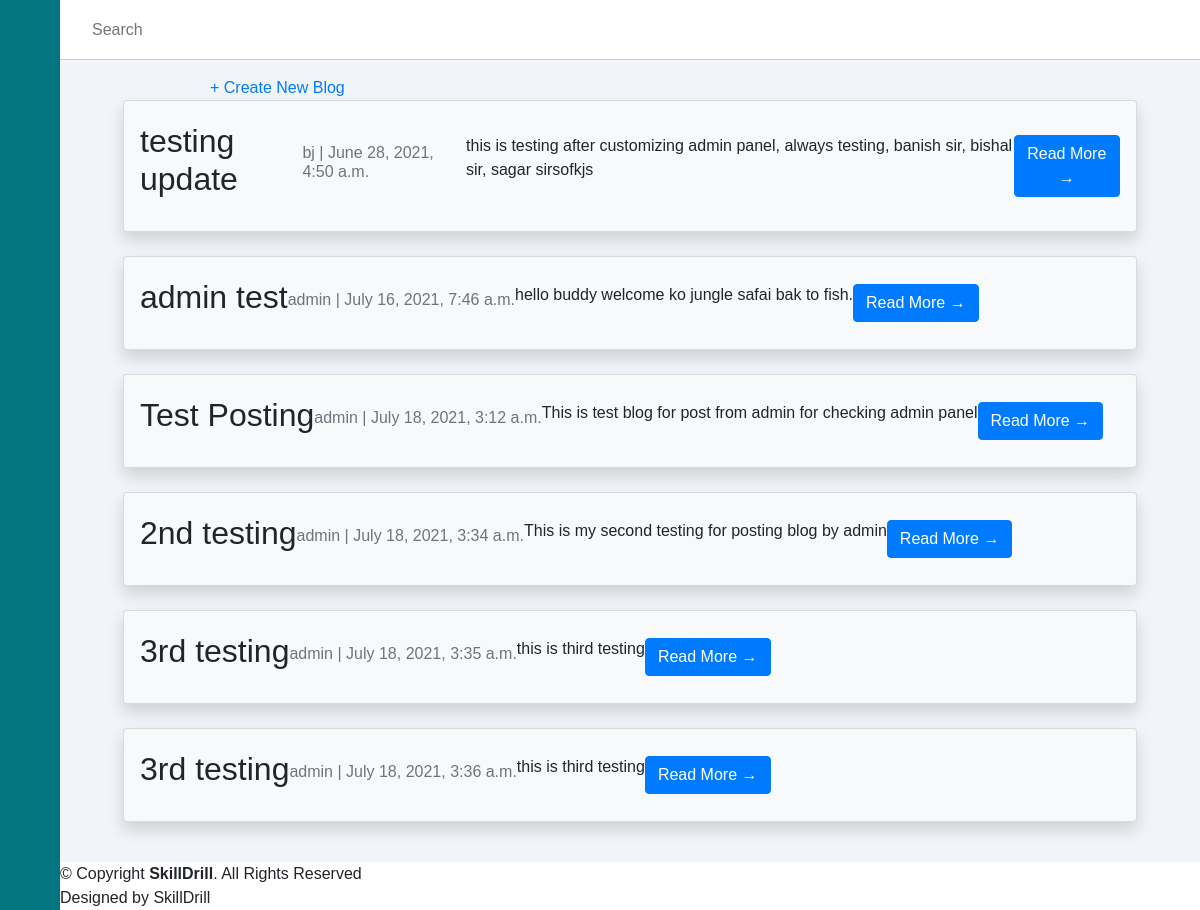
The app's page /dashboard/weblog/, older data.
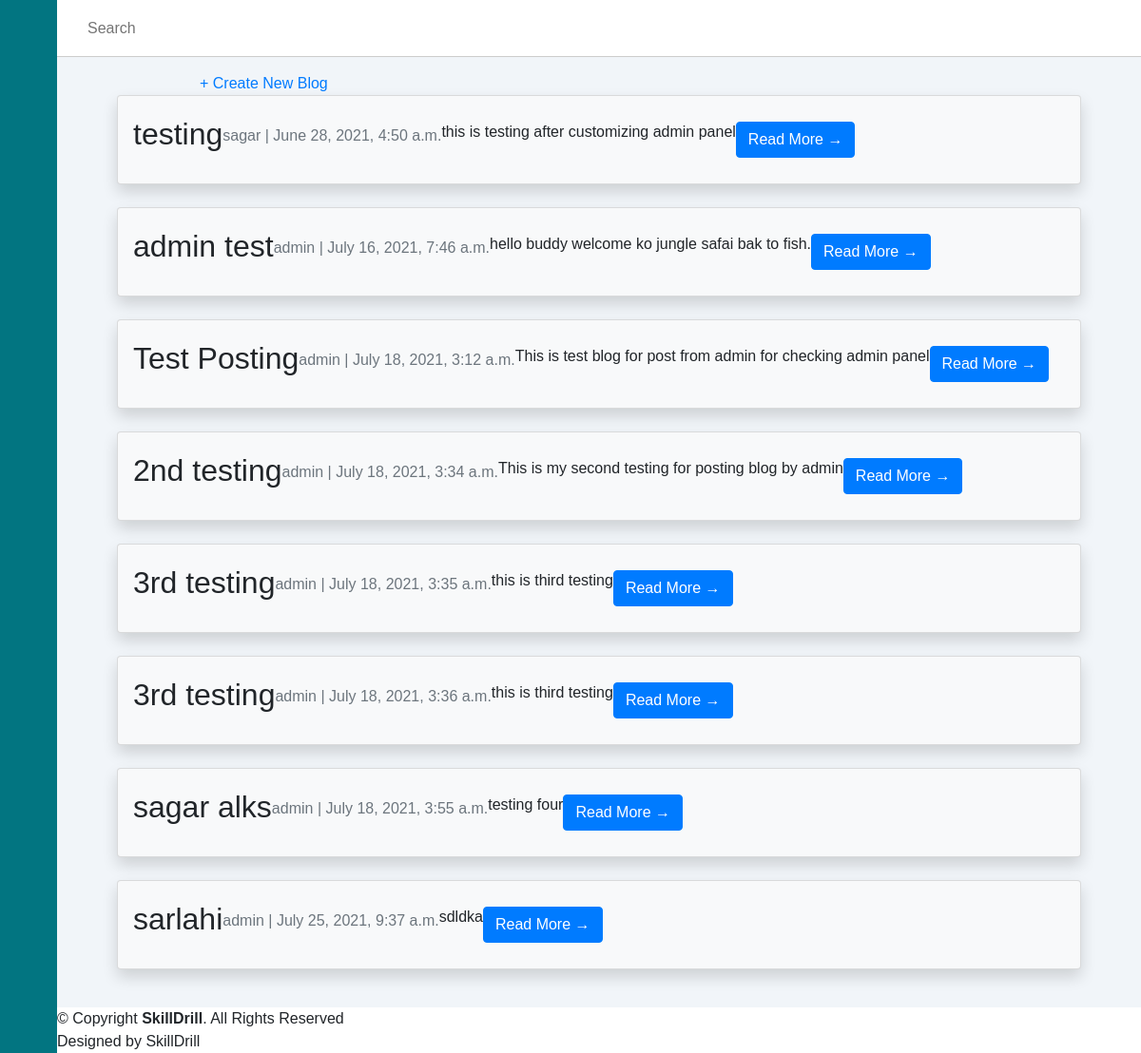
The same page, newer data.
### blog/models.py (models this page shows, shortened)
class Post(models.Model):
    title = models.CharField(max_length=255)
    author = models.ForeignKey(
        get_user_model(),
        on_delete=models.CASCADE,
        )
    body = models.TextField()
    date = models.DateTimeField(auto_now_add=True)

### adminpanel/views.py (the view)
# urls.py: path('weblog/', weblogView.as_view(), name='weblog'),
class weblogView(ListView):
    model = Post
    template_name = 'weblog/weblog.html'

### adminpanel/templates/weblog/weblog.html (shortened to what this page needs)
{% extends "adminlayout.html" %}
{% load static %}
{% load crispy_forms_tags %}
{% block body %}
    <div class="main-content">
        <main>
            <div class="container col-xl-10">
                <a href="{% url 'newweblog' %}" >+ Create New Blog</a>
            </div>
            <section id="blog" class="blog section-bg">
                <div class="container" data-aos="fade-up">
                    <div class="section-title">
                        {% for post in object_list %}
                        <div class="card mb-4 shadow hover bg-light">
                            <div class="card-body">
                                <h2 class="card-title">{{ post.title }}</h2>
                                <p class="card-text text-muted h6">{{ post.author }} | {{ post.date}}</p>
                                <p class="card-text">{{ post.body|safe|slice:":400" }}</p>
                                <a href="{% url 'post_detail' post.pk  %}" class="btn btn-primary">Read More &rarr;</a>
                            </div>
                        </div>
                        {% endfor %}
                    </div>
                </div>
            </section>
        </main>
    </div>
{% endblock %}

### skilldrill/templates/adminlayout.html (shortened to what this page needs)
<!doctype html>
{% load static %}
<html lang="en">
<head>
  <link rel="stylesheet" href="https://cdn.jsdelivr.net/gh/lykmapipo/themify-icons@0.1.2/css/themify-icons.css">
  <link rel="stylesheet" href="{% static 'css/bootstrap/bootstrap.min.css' %}">
  <link href="{% static 'css/adminpage.css' %}" rel="stylesheet">
</head>
<body>
  <div class="sidebar">
    <div class="sidebar-header">
    </div>
    <div class="sidebar-menu">
      <ul>
      </ul>
    </div>
  </div>
  <div class="main-content">
    <header>
      <div class="search-wrapper">
        <input type="search" placeholder="Search">
      </div>
      <div class="social-icons">
        <div> </div>
      </div>
    </header>
  </div>
  {% block body %}
  {% endblock %}
  <div class="main-content">
    <footer id="footer>
      <div class="container">
        <div class="copyright">
          &copy; Copyright <strong><span>SkillDrill</span></strong>. All Rights Reserved
        </div>
        <div class="credits">
          <a>Designed by SkillDrill</a>
        </div>
      </div>
</body>
</html>

### skilldrill/static/css/adminpage.css (style rules this page uses)
:root { --main-color: #027581; --color-dark: #1D2231; --text-grey: #8390A2; }
* { font-family: 'Poppins', sans-serif; margin: 0; padding: 0; text-decoration: none; list-style-type: none; box-sizing: border-box; }
.sidebar { height: 100%; width: 240px; position: fixed; left: 0; top: 0; z-index: 100; background: var(--main-color); color: #fff; overflow-y: auto; transition: width 500ms; }
.sidebar-header { display: flex; justify-content: space-between; align-items: center; height: 60px; padding: 0 1rem; }
.sidebar-menu { padding: 1rem; }
.main-content { position: relative; margin-left: 240px; transition: margin-left 500ms; }
header { position: fixed; left: 240px; top: 0; z-index: 100; width: calc(100% - 240px); background: #fff; height: 60px; padding: 0rem 1rem; display: flex; align-items: center; justify-content: space-between; border-bottom: 1px solid #ccc; transition: left 500ms; }
.search-wrapper { display: flex; align-items: center; }
.search-wrapper input { border: 0; outline: 0; padding: 1rem; height: 38px; }
.social-icons { display: flex; align-items: center; }
.social-icons span, .social-icons div { margin-left: 1.2rem; }
.social-icons div { height: 38px; width: 38px; background-size: cover; background-repeat: no-repeat; background-image: url(img/1.jpg); border-radius: 50%; }
main { margin-top: 60px; background: #f1f5f9; min-height: 90vh; padding: 1rem 3rem; }
.card-body { padding: 1.3rem 1rem; display: flex; align-items: center; }
@media only screen and (max-width: 1200px) { .sidebar { width: 60px; z-index: 150; } }
@media only screen and (max-width: 1200px) { .sidebar .sidebar-header, .sidebar li { display: flex; justify-content: center; } }
@media only screen and (max-width: 1200px) { .main-content { margin-left: 60px; } }
@media only screen and (max-width: 1200px) { .main-content header { left: 60px; width: calc(100% - 60px); } }

Row changes from the older to the newer data that the page shows:
changed Post: title "testing update" → "testing"; author "bj" → "sagar"; body "this is testing after customizing admin panel, always testing, banish sir, bishal sir, sagar sirsofkjs" → "this is testing after customizing admin panel"
added Post: title "sagar alks", author "admin", date "July 18, 2021, 3:55 a.m.", body "testing four"
added Post: title "sarlahi", author "admin", date "July 25, 2021, 9:37 a.m.", body "sdldka"
